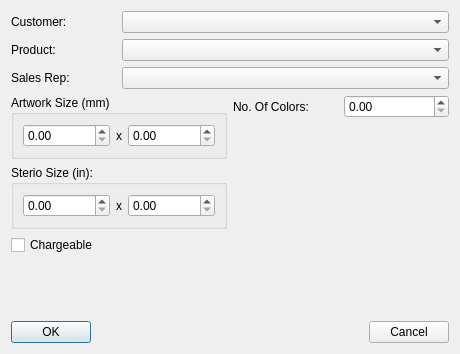
<?xml version="1.0" encoding="UTF-8"?>
<ui version="4.0">
 <class>NewFilmRequisition</class>
 <widget class="QDialog" name="NewFilmRequisition">
  <property name="geometry">
   <rect>
    <x>0</x>
    <y>0</y>
    <width>460</width>
    <height>354</height>
   </rect>
  </property>
  <property name="windowTitle">
   <string>Film Requisition</string>
  </property>
  <layout class="QVBoxLayout" name="verticalLayout">
   <item>
    <layout class="QGridLayout" name="gridLayout">
     <item row="3" column="0" rowspan="2" colspan="2">
      <widget class="QGroupBox" name="groupBox">
       <property name="title">
        <string>Artwork Size (mm)</string>
       </property>
       <layout class="QHBoxLayout" name="horizontalLayout">
        <item>
         <widget class="QDoubleSpinBox" name="spinArtworkLength"/>
        </item>
        <item>
         <widget class="QLabel" name="label_4">
          <property name="sizePolicy">
           <sizepolicy hsizetype="Fixed" vsizetype="Preferred">
            <horstretch>0</horstretch>
            <verstretch>0</verstretch>
           </sizepolicy>
          </property>
          <property name="text">
           <string>x</string>
          </property>
         </widget>
        </item>
        <item>
         <widget class="QDoubleSpinBox" name="spinArtworkWidth"/>
        </item>
       </layout>
      </widget>
     </item>
     <item row="2" column="1" colspan="3">
      <widget class="QComboBox" name="cboSalesRep"/>
     </item>
     <item row="3" column="3">
      <widget class="QDoubleSpinBox" name="spinNoOfColors"/>
     </item>
     <item row="0" column="1" colspan="3">
      <widget class="QComboBox" name="cboCustomer"/>
     </item>
     <item row="3" column="2">
      <widget class="QLabel" name="label_5">
       <property name="text">
        <string>No. Of Colors:</string>
       </property>
      </widget>
     </item>
     <item row="1" column="1" colspan="3">
      <widget class="QComboBox" name="cboProduct"/>
     </item>
     <item row="2" column="0">
      <widget class="QLabel" name="label_3">
       <property name="text">
        <string>Sales Rep:</string>
       </property>
      </widget>
     </item>
     <item row="1" column="0">
      <widget class="QLabel" name="label_2">
       <property name="text">
        <string>Product:</string>
       </property>
      </widget>
     </item>
     <item row="0" column="0">
      <widget class="QLabel" name="label">
       <property name="text">
        <string>Customer:</string>
       </property>
      </widget>
     </item>
     <item row="5" column="0" colspan="2">
      <widget class="QGroupBox" name="groupBox_2">
       <property name="title">
        <string>Sterio Size (in):</string>
       </property>
       <layout class="QHBoxLayout" name="horizontalLayout_2">
        <item>
         <widget class="QDoubleSpinBox" name="spinSterioLength"/>
        </item>
        <item>
         <widget class="QLabel" name="label_6">
          <property name="sizePolicy">
           <sizepolicy hsizetype="Fixed" vsizetype="Preferred">
            <horstretch>0</horstretch>
            <verstretch>0</verstretch>
           </sizepolicy>
          </property>
          <property name="text">
           <string>x</string>
          </property>
         </widget>
        </item>
        <item>
         <widget class="QDoubleSpinBox" name="spinSterioWidth"/>
        </item>
       </layout>
      </widget>
     </item>
     <item row="6" column="0">
      <widget class="QCheckBox" name="checkBox">
       <property name="text">
        <string>Chargeable</string>
       </property>
      </widget>
     </item>
    </layout>
   </item>
   <item>
    <spacer name="verticalSpacer">
     <property name="orientation">
      <enum>Qt::Vertical</enum>
     </property>
     <property name="sizeHint" stdset="0">
      <size>
       <width>20</width>
       <height>96</height>
      </size>
     </property>
    </spacer>
   </item>
   <item>
    <layout class="QHBoxLayout" name="horizontalLayout_3">
     <item>
      <widget class="QPushButton" name="cmdOK">
       <property name="text">
        <string>OK</string>
       </property>
      </widget>
     </item>
     <item>
      <spacer name="horizontalSpacer">
       <property name="orientation">
        <enum>Qt::Horizontal</enum>
       </property>
       <property name="sizeHint" stdset="0">
        <size>
         <width>40</width>
         <height>20</height>
        </size>
       </property>
      </spacer>
     </item>
     <item>
      <widget class="QPushButton" name="cmdCancel">
       <property name="text">
        <string>Cancel</string>
       </property>
      </widget>
     </item>
    </layout>
   </item>
  </layout>
 </widget>
 <resources/>
 <connections/>
</ui>
